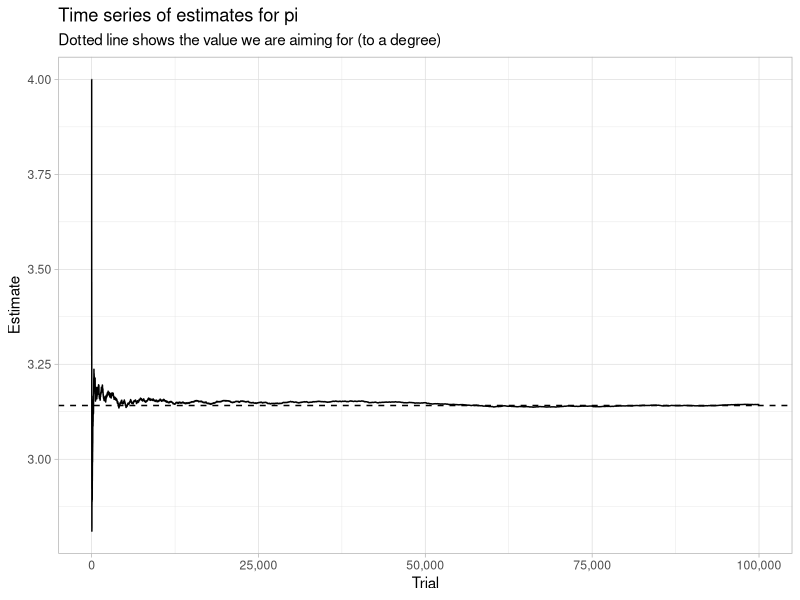

The R script that drew this image:
# << WARNING >>

# Please *do not* replicate anything in this script; it is following bad programming practices (intentionally for illustrative effect)

# The key problems with this script are as follows:

# 1. The number of trials (or anything else) is not parametrised as an integer (x)
# 2. Inconsistent naming conventions (x)
# 3. Using loops in a naive way (x)
# 4. Growing objects in a loop in a naive way (x)
# 5. Failing to utilise inbuilt functionality (e.g. cumsum) (x)
# 6. Unnecessary repetition: mainly the `ifelse()` calls (x)
# 7. Lack of abstraction (e.g. functions); it is monolithic (x)
# 8. Naive use of `:` sequence operator; better practice to use `seq_len()` or the like (x)
# 9. No seed present: this is a simulation model after all! (x)

# Other practices which could help but deserve broader treatment:

# 1. Virtual environments
# 2. Configuration file
# 3. Modularisation
# 4. Unit tests

library(ggplot2)

# Setup
setup_parameters <- function(n_trials, min = 0, max = 1, seed = 123) {
  
  set.seed(seed)
  
  params <- c(seed = seed, n_trials = n_trials, min = min, max = max)
  
  return(params)
}

# Simulate points
simulate_points <- function(params) {
  
  x <- runif(n = params[['n_trials']], min = params[['min']], max = params[['max']])
  y <- runif(n = params[['n_trials']], min = params[['min']], max = params[['max']])
  
  points <- data.frame(x, y)
  
  return(points)
}

# Calculate distance to origin
compute_dist_to_origin <- function(points) {
  
  distance_to_origin <- sqrt(points[['x']]^2 + points[['y']]^2)
  
  return(distance_to_origin)
}

# Determine which points lie inside the circle
determine_classification <- function(distance_to_origin) {
  
  inside <- (distance_to_origin <= 1)
  
  return(inside)
}

# Calculate estimates of pi over time
generate_pi_estimates <- function(inside) {
  
  n_trials <- length(inside)
  
  cumulative_inside <- cumsum(inside)
  pi_results <- (4 * cumulative_inside) / seq_len(n_trials)
  
  return(pi_results)
}

plot_pi_estimates <- function(pi_results) {
  
  n_trials <- length(pi_results)
  
  to_plot <- data.frame(trial_number = seq_len(n_trials), pi_results)
  
  pi_plot <- ggplot(data = to_plot, mapping = aes(x = trial_number, y = pi_results)) +
    geom_line() +
    geom_hline(yintercept = pi, lty = 'dashed') +
    theme_light() +
    scale_x_continuous(labels = scales::comma_format()) +
    labs(x = 'Trial',
         y = 'Estimate',
         title = 'Time series of estimates for pi',
         subtitle = 'Dotted line shows the value we are aiming for (to a degree)')
  
  return(pi_plot)
}

# Pipeline-style execution
pi_results <- setup_parameters(n_trials = 100000L) |>
  simulate_points() |>
  compute_dist_to_origin() |>
  determine_classification() |>
  generate_pi_estimates()

plot_pi_estimates(pi_results)



 